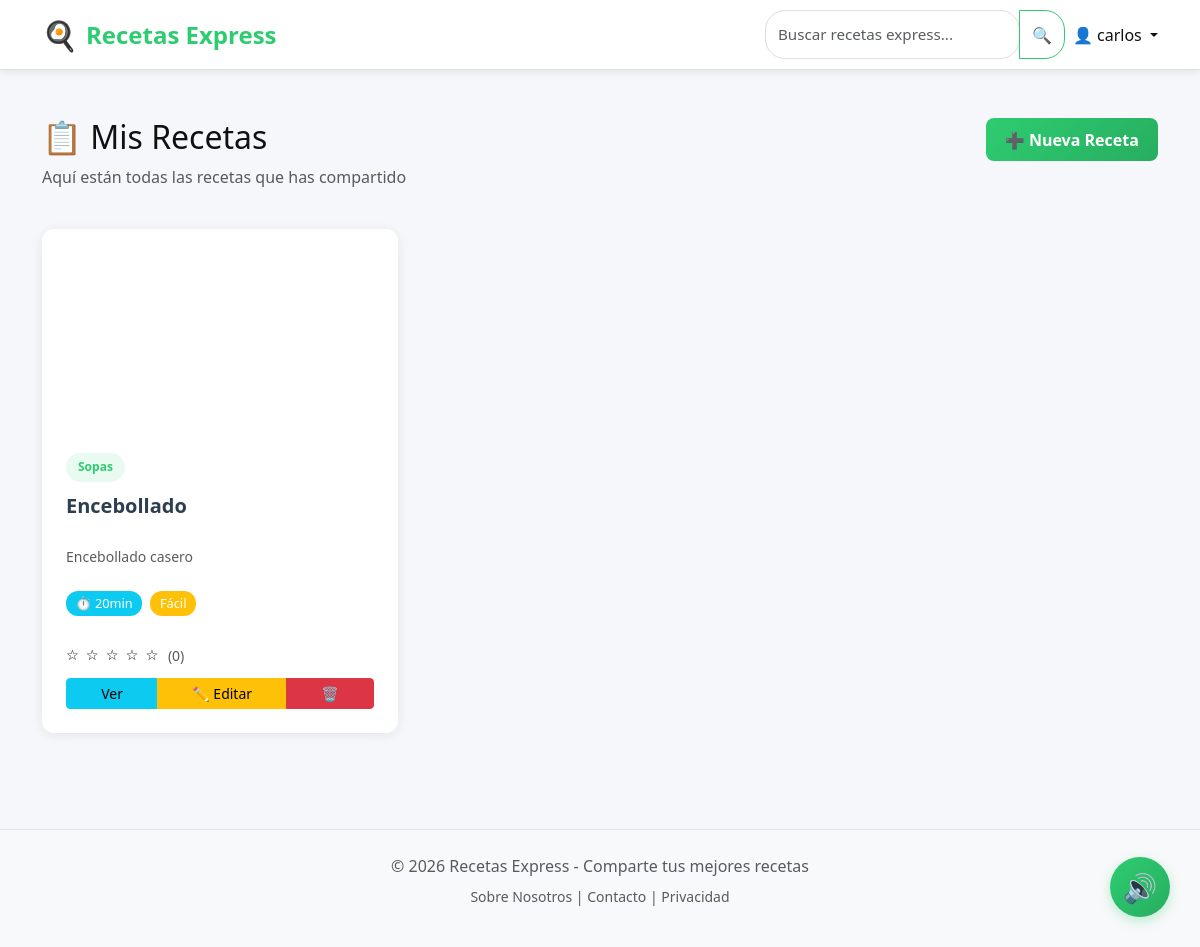
The page /mis-recetas/ (signed in) on the database its author committed.
### recetas_app/models.py (models this page shows, shortened)
class Receta(models.Model):
    DIFICULTAD_CHOICES = [
        ('Fácil', 'Fácil'),
        ('Medio', 'Medio'),
        ('Difícil', 'Difícil'),
    ]
    titulo = models.CharField(max_length=200)
    descripcion = models.TextField()
    ingredientes = models.TextField(help_text="Escribe cada ingrediente en una línea separada")
    instrucciones = models.TextField(help_text="Escribe cada paso en una línea separada")
    tiempo_preparacion = models.IntegerField(help_text="En minutos")
    tiempo_coccion = models.IntegerField(help_text="En minutos", default=0)
    porciones = models.IntegerField(default=4)
    dificultad = models.CharField(max_length=10, choices=DIFICULTAD_CHOICES, default='Fácil')
    categoria = models.ForeignKey(Categoria, on_delete=models.PROTECT, related_name='recetas')
    imagen = models.ImageField(upload_to='recetas/images/%Y/%m/%d/')
    imagen_numero = models.IntegerField(default=0, db_index=True)
    imagen_ancho = models.IntegerField(default=0)
    imagen_alto = models.IntegerField(default=0)
    imagen_size_kb = models.IntegerField(default=0)
    autor = models.ForeignKey(User, on_delete=models.CASCADE, related_name='recetas')
    creada_en = models.DateTimeField(auto_now_add=True)
    actualizada_en = models.DateTimeField(auto_now=True)
    class Meta:
        ordering = ['-creada_en']
        indexes = [
            models.Index(fields=['-creada_en']),
            models.Index(fields=['categoria']),
            models.Index(fields=['autor']),
        ]
    @property
    def tiempo_total(self):
        return self.tiempo_preparacion + self.tiempo_coccion

class Categoria(models.Model):
    nombre = models.CharField(max_length=100, unique=True)
    descripcion = models.TextField(blank=True)
    icono = models.CharField(max_length=50, default='🍳')
    class Meta:
        verbose_name_plural = "Categorías"
        ordering = ['nombre']

### recetas_app/views.py (the view)
# urls.py: path('mis-recetas/', views.mis_recetas, name='mis_recetas'),
@login_required
def mis_recetas(request):
    recetas = Receta.objects.filter(autor=request.user).annotate(
        promedio=Avg('puntuaciones__puntuacion'),
        total_puntuaciones=Count('puntuaciones')
    ).order_by('-creada_en')
    paginator = Paginator(recetas, 12)
    page = request.GET.get('page')
    recetas = paginator.get_page(page)
    context = {'recetas': recetas}
    return render(request, 'recetas_app/mis_recetas.html', context)

### recetas_app/templates/recetas_app/mis_recetas.html (shortened to what this page needs)
{% extends 'base.html' %}
{% block content %}
<div class="container-xl py-5">
    <div class="row mb-4">
        <div class="col-md-8">
            <h2>📋 Mis Recetas</h2>
            <p class="text-muted">Aquí están todas las recetas que has compartido</p>
        </div>
        <div class="col-md-4 text-end">
            <a href="{% url 'crear_receta' %}" class="btn btn-success">➕ Nueva Receta</a>
        </div>
    </div>
    {% if recetas %}
        <div class="row g-4">
            {% for receta in recetas %}
                <div class="col-lg-4 col-md-6">
                    <div class="recipe-card">
                        <div class="recipe-image" style="background-image: url('{{ receta.imagen.url }}')"></div>
                        <div class="recipe-content">
                            <div class="recipe-category">{{ receta.categoria.nombre }}</div>
                            <h5 class="recipe-title">{{ receta.titulo }}</h5>
                            <p class="text-muted small mb-2">{{ receta.descripcion|truncatewords:15 }}</p>
                            <div class="recipe-meta">
                                <span class="badge bg-info">⏱️ {{ receta.tiempo_total }}min</span>
                                <span class="badge bg-warning">{{ receta.dificultad }}</span>
                            </div>
                            <div class="recipe-rating">
                                <span class="stars">
                                    {% for i in "12345" %}
                                        {% if forloop.counter <= receta.promedio %}⭐{% else %}☆{% endif %}
                                    {% endfor %}
                                </span>
                                <span class="text-muted small">({{ receta.total_puntuaciones }})</span>
                            </div>
                            <div class="btn-group w-100">
                                <a href="{% url 'detalle_receta' receta.id %}" class="btn btn-sm btn-info">Ver</a>
                                <a href="{% url 'editar_receta' receta.id %}" class="btn btn-sm btn-warning">✏️ Editar</a>
                                <a href="{% url 'eliminar_receta' receta.id %}" class="btn btn-sm btn-danger">🗑️</a>
                            </div>
                        </div>
                    </div>
                </div>
            {% endfor %}
        </div>
    {% else %}
        <div class="alert alert-info text-center">
            <p>Aún no has compartido ninguna receta. <a href="{% url 'crear_receta' %}">¡Crea tu primera receta!</a></p>
        </div>
    {% endif %}
</div>
{% endblock %}

### recetas_app/templates/base.html (shortened to what this page needs)
{% load static %}
<!DOCTYPE html>
<html lang="es">
<head>
    <link href="https://cdn.jsdelivr.net/npm/bootstrap@5.3.0/dist/css/bootstrap.min.css" rel="stylesheet">
    <link rel="stylesheet" href="{% static 'css/style.css' %}">
</head>
<body>
    <nav class="navbar navbar-expand-lg navbar-light bg-white shadow-sm sticky-top">
        <div class="container-xl">
            <a class="navbar-brand fw-bold" href="{% url 'home' %}">
                <span class="chef-icon">🍳</span> Recetas Express
            </a>
            <div class="collapse navbar-collapse" id="navbarNav">
                <div class="ms-auto d-flex gap-2 align-items-center flex-wrap">
                    <div class="search-bar">
                        <form method="GET" action="{% url 'listar_recetas' %}" class="d-flex">
                            <input class="form-control" type="search" name="busqueda" placeholder="Buscar recetas express...">
                            <button class="btn btn-outline-success" type="submit">🔍</button>
                        </form>
                    </div>
                    {% if user.is_authenticated %}
                        <div class="nav-item dropdown">
                            <a class="nav-link dropdown-toggle" href="#" id="navbarDropdown" role="button" data-bs-toggle="dropdown">
                                👤 {{ user.first_name|default:user.username }}
                            </a>
                        </div>
                    {% else %}
                        <a class="btn btn-outline-success" href="{% url 'login' %}">Inicia Sesión</a>
                        <a class="btn btn-success" href="{% url 'registro' %}">Regístrate</a>
                    {% endif %}
                </div>
            </div>
        </div>
    </nav>
    <main class="main-content">
        {% block content %}{% endblock %}
    </main>
    <footer class="bg-light py-4 mt-5 border-top">
        <div class="container-xl text-center">
            <p class="text-muted mb-2">© 2026 Recetas Express - Comparte tus mejores recetas</p>
            <p class="text-muted small">
                <a href="#" class="text-decoration-none text-muted">Sobre Nosotros</a> |
                <a href="#" class="text-decoration-none text-muted">Contacto</a> |
                <a href="#" class="text-decoration-none text-muted">Privacidad</a>
            </p>
        </div>
    </footer>
    <button id="voice-button-floating" class="voice-button-floating" aria-label="Leer página en voz alta" title="Escuchar página">
        🔊
    </button>
</body>
</html>

### recetas_app/static/css/style.css (style rules this page uses)
:root { --color-primary: #2ecc71; --color-light: #f8f9fa; --color-dark: #2c3e50; --color-text: #333; }
* { margin: 0; padding: 0; box-sizing: border-box; }
body { font-family: 'Segoe UI', Tahoma, Geneva, Verdana, sans-serif; background-color: #f5f7fa; color: #111111; }
html, body { height: 100%; }
main.main-content { min-height: calc(100vh - 200px); }
.navbar { border-bottom: 1px solid #e0e0e0; }
.navbar-brand { font-size: 1.5rem; color: var(--color-primary) !important; display: flex; align-items: center; gap: 0.5rem; }
.chef-icon { font-size: 1.8rem; }
.search-bar { width: 300px; }
.search-bar input { border-radius: 20px; border: 1px solid #ddd; }
.search-bar button { border-radius: 0 20px 20px 0; margin-left: -1px; }
.voice-button-floating { position: fixed; bottom: 30px; right: 30px; width: 60px; height: 60px; border-radius: 50%; background: linear-gradient(135deg, #2ecc71 0%, #27ae60 100%); border: none; color: white; font-size: 28px; cursor: pointer; box-shadow: 0 4px 12px rgba(46, 204, 113, 0.3); transition: all 0.3s ease; z-index: 999; display: flex; align-items: center; justify-content: center; }
.recipe-card { background: white; border-radius: 12px; overflow: hidden; box-shadow: 0 2px 12px rgba(0, 0, 0, 0.08); transition: all 0.3s ease; height: 100%; display: flex; flex-direction: column; }
.recipe-image { width: 100%; height: 200px; background-size: cover; background-position: center; position: relative; }
.recipe-content { padding: 1.5rem; flex: 1; display: flex; flex-direction: column; }
.recipe-category { display: inline-block; background: rgba(46, 204, 113, 0.1); color: var(--color-primary); padding: 0.35rem 0.75rem; border-radius: 20px; font-size: 0.75rem; font-weight: 600; margin-bottom: 0.75rem; width: fit-content; }
.recipe-title { font-weight: 700; color: var(--color-dark); margin-bottom: 0.75rem; min-height: 2.5rem; display: -webkit-box; -webkit-line-clamp: 2; -webkit-box-orient: vertical; overflow: hidden; }
.recipe-meta { margin: 1rem 0; display: flex; gap: 0.5rem; flex-wrap: wrap; }
.recipe-meta .badge { font-size: 0.8rem; padding: 0.4rem 0.6rem; }
.recipe-rating { display: flex; align-items: center; gap: 0.5rem; margin: 0.75rem 0; }
.stars { font-size: 0.9rem; letter-spacing: 0.1rem; }
.form-control, .form-select { border-radius: 8px; border: 1px solid #ddd; padding: 0.75rem; font-size: 0.95rem; transition: all 0.3s ease; }
.btn-success { background-color: var(--color-primary); border-color: var(--color-primary); border-radius: 8px; font-weight: 600; transition: all 0.3s ease; padding: 0.6rem 1.2rem; }
.btn-outline-success { color: var(--color-primary); border-color: var(--color-primary); border-radius: 8px; font-weight: 600; }
footer { background-color: #f8f9fa; border-top: 1px solid #e0e0e0; margin-top: auto; }
footer a { transition: color 0.3s ease; }
.bg-light { background-color: #f8f9fa !important; }
.shadow-sm { box-shadow: 0 2px 8px rgba(0, 0, 0, 0.08) !important; }
html { scroll-behavior: smooth; }
.badge { border-radius: 12px; font-weight: 500; padding: 0.5rem 0.75rem; }
.btn-success { background: linear-gradient(135deg, var(--color-primary) 0%, #27ae60 100%); border: none; }

### rows shown on the page
Receta: categoria.nombre "Sopas", titulo "Encebollado", descripcion "Encebollado casero", tiempo_total "20", dificultad "Fácil", total_puntuaciones "0"

### other values the page prints
{{ user.first_name|default:user.username }} "carlos"
